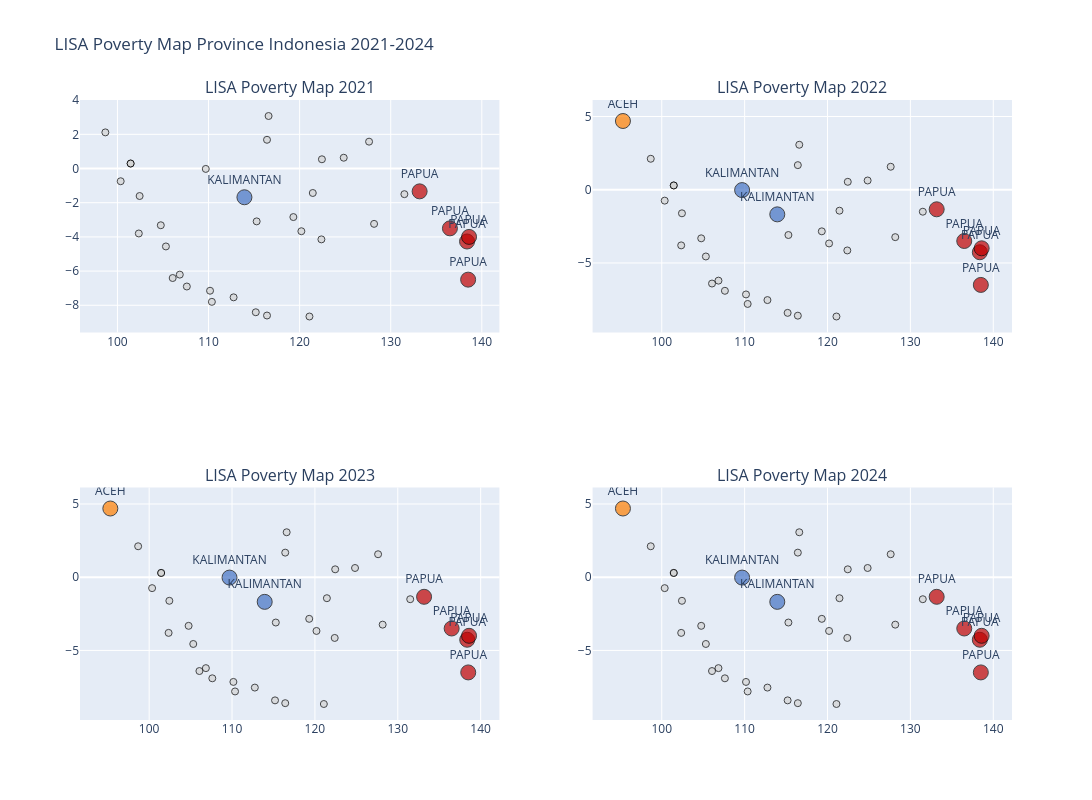

Source (notebook cell):
### Code cell
years = sorted(df_lisa['year'].unique())
fig_lisa = make_subplots(rows=2, cols=2, subplot_titles=[f'LISA Poverty Map {y}' for y in years])

LISA_COLORS = {'HH': '#C00000', 'LL': '#4472C4', 'HL': '#FF7F00', 'LH': '#70AD47', 'NS': '#D3D3D3'}

for idx, year in enumerate(years):
    row_idx = (idx // 2) + 1
    col_idx = (idx % 2) + 1
    sub = df_lisa[df_lisa['year'] == year]

    colors = [LISA_COLORS[q] for q in sub['quadrant']]
    sizes = [15 if sig else 7 for sig in sub['significant']]
    
    fig_lisa.add_trace(go.Scatter(x=sub['lon'], y=sub['lat'], mode='markers+text', text=[p.split()[0] if sig else '' for p, sig in zip(sub['province'], sub['significant'])], textposition='top center', marker=dict(color=colors, size=sizes, line=dict(width=1, color='black')), showlegend=False), row=row_idx, col=col_idx)

fig_lisa.update_layout(height=800, width=1100, title_text='LISA Poverty Map Province Indonesia 2021-2024')
fig_lisa.write_json(OUTPUT_DIR / 'plot_lisa_map.json')
fig_lisa.show()

### Figure 1 — Plotly figure (JSON) as saved in the notebook; plotly's stock layout.template omitted (floating-point values rounded to 4 significant figures)
{"data": [{"marker": {"color": ["#D3D3D3", "#D3D3D3", "#D3D3D3", "#D3D3D3", "#D3D3D3", "#D3D3D3", "#D3D3D3", "#D3D3D3", "#D3D3D3", "#D3D3D3", "#D3D3D3", "#D3D3D3", "#D3D3D3", "#D3D3D3", "#D3D3D3", "#D3D3D3", "#D3D3D3", "#D3D3D3", "#4472C4", "#D3D3D3", "#D3D3D3", "#D3D3D3", "#D3D3D3", "#D3D3D3", "#D3D3D3", "#D3D3D3", "#D3D3D3", "#D3D3D3", "#D3D3D3", "#D3D3D3", "#C00000", "#D3D3D3", "#C00000", "#C00000", "#C00000", "#C00000"], "line": {"color": "black", "width": 1}, "size": [7, 7, 7, 7, 7, 7, 7, 7, 7, 7, 7, 7, 7, 7, 7, 7, 7, 7, 15, 7, 7, 7, 7, 7, 7, 7, 7, 7, 7, 7, 15, 7, 15, 15, 15, 15]}, "mode": "markers+text", "showlegend": false, "text": ["", "", "", "", "", "", "", "", "", "", "", "", "", "", "", "", "", "", "KALIMANTAN", "", "", "", "", "", "", "", "", "", "", "", "PAPUA", "", "PAPUA", "PAPUA", "PAPUA", "PAPUA"], "textposition": "top center", "type": "scatter", "x": [98.67, 100.4, 101.4, 102.4, 104.8, 102.3, 105.3, 101.4, 106.8, 107.6, 110.2, 110.4, 112.8, 106.1, 115.2, 116.4, 121.1, 109.7, 113.9, 115.3, 116.4, 116.6, 124.8, 121.4, 120.2, 122.4, 122.4, 119.3, 128.2, 127.6, 133.2, 131.5, 138.4, 138.5, 136.5, 138.6], "xaxis": "x", "y": [2.115, -0.744, 0.293, -1.609, -3.319, -3.8, -4.558, 0.293, -6.208, -6.902, -7.15, -7.8, -7.536, -6.406, -8.409, -8.6, -8.657, -0.023, -1.681, -3.093, 1.681, 3.073, 0.632, -1.431, -3.668, -4.145, 0.541, -2.84, -3.238, 1.571, -1.336, -1.5, -4.269, -6.5, -3.5, -4.0], "yaxis": "y"}, {"marker": {"color": ["#FF7F00", "#D3D3D3", "#D3D3D3", "#D3D3D3", "#D3D3D3", "#D3D3D3", "#D3D3D3", "#D3D3D3", "#D3D3D3", "#D3D3D3", "#D3D3D3", "#D3D3D3", "#D3D3D3", "#D3D3D3", "#D3D3D3", "#D3D3D3", "#D3D3D3", "#D3D3D3", "#4472C4", "#4472C4", "#D3D3D3", "#D3D3D3", "#D3D3D3", "#D3D3D3", "#D3D3D3", "#D3D3D3", "#D3D3D3", "#D3D3D3", "#D3D3D3", "#D3D3D3", "#D3D3D3", "#C00000", "#D3D3D3", "#C00000", "#C00000", "#C00000", "#C00000"], "line": {"color": "black", "width": 1}, "size": [15, 7, 7, 7, 7, 7, 7, 7, 7, 7, 7, 7, 7, 7, 7, 7, 7, 7, 15, 15, 7, 7, 7, 7, 7, 7, 7, 7, 7, 7, 7, 15, 7, 15, 15, 15, 15]}, "mode": "markers+text", "showlegend": false, "text": ["ACEH", "", "", "", "", "", "", "", "", "", "", "", "", "", "", "", "", "", "KALIMANTAN", "KALIMANTAN", "", "", "", "", "", "", "", "", "", "", "", "PAPUA", "", "PAPUA", "PAPUA", "PAPUA", "PAPUA"], "textposition": "top center", "type": "scatter", "x": [95.32, 98.67, 100.4, 101.4, 102.4, 104.8, 102.3, 105.3, 101.4, 106.8, 107.6, 110.2, 110.4, 112.8, 106.1, 115.2, 116.4, 121.1, 109.7, 113.9, 115.3, 116.4, 116.6, 124.8, 121.4, 120.2, 122.4, 122.4, 119.3, 128.2, 127.6, 133.2, 131.5, 138.4, 138.5, 136.5, 138.6], "xaxis": "x2", "y": [4.695, 2.115, -0.744, 0.293, -1.609, -3.319, -3.8, -4.558, 0.293, -6.208, -6.902, -7.15, -7.8, -7.536, -6.406, -8.409, -8.6, -8.657, -0.023, -1.681, -3.093, 1.681, 3.073, 0.632, -1.431, -3.668, -4.145, 0.541, -2.84, -3.238, 1.571, -1.336, -1.5, -4.269, -6.5, -3.5, -4.0], "yaxis": "y2"}, {"marker": {"color": ["#FF7F00", "#D3D3D3", "#D3D3D3", "#D3D3D3", "#D3D3D3", "#D3D3D3", "#D3D3D3", "#D3D3D3", "#D3D3D3", "#D3D3D3", "#D3D3D3", "#D3D3D3", "#D3D3D3", "#D3D3D3", "#D3D3D3", "#D3D3D3", "#D3D3D3", "#D3D3D3", "#4472C4", "#4472C4", "#D3D3D3", "#D3D3D3", "#D3D3D3", "#D3D3D3", "#D3D3D3", "#D3D3D3", "#D3D3D3", "#D3D3D3", "#D3D3D3", "#D3D3D3", "#D3D3D3", "#C00000", "#D3D3D3", "#C00000", "#C00000", "#C00000", "#C00000"], "line": {"color": "black", "width": 1}, "size": [15, 7, 7, 7, 7, 7, 7, 7, 7, 7, 7, 7, 7, 7, 7, 7, 7, 7, 15, 15, 7, 7, 7, 7, 7, 7, 7, 7, 7, 7, 7, 15, 7, 15, 15, 15, 15]}, "mode": "markers+text", "showlegend": false, "text": ["ACEH", "", "", "", "", "", "", "", "", "", "", "", "", "", "", "", "", "", "KALIMANTAN", "KALIMANTAN", "", "", "", "", "", "", "", "", "", "", "", "PAPUA", "", "PAPUA", "PAPUA", "PAPUA", "PAPUA"], "textposition": "top center", "type": "scatter", "x": [95.32, 98.67, 100.4, 101.4, 102.4, 104.8, 102.3, 105.3, 101.4, 106.8, 107.6, 110.2, 110.4, 112.8, 106.1, 115.2, 116.4, 121.1, 109.7, 113.9, 115.3, 116.4, 116.6, 124.8, 121.4, 120.2, 122.4, 122.4, 119.3, 128.2, 127.6, 133.2, 131.5, 138.4, 138.5, 136.5, 138.6], "xaxis": "x3", "y": [4.695, 2.115, -0.744, 0.293, -1.609, -3.319, -3.8, -4.558, 0.293, -6.208, -6.902, -7.15, -7.8, -7.536, -6.406, -8.409, -8.6, -8.657, -0.023, -1.681, -3.093, 1.681, 3.073, 0.632, -1.431, -3.668, -4.145, 0.541, -2.84, -3.238, 1.571, -1.336, -1.5, -4.269, -6.5, -3.5, -4.0], "yaxis": "y3"}, {"marker": {"color": ["#FF7F00", "#D3D3D3", "#D3D3D3", "#D3D3D3", "#D3D3D3", "#D3D3D3", "#D3D3D3", "#D3D3D3", "#D3D3D3", "#D3D3D3", "#D3D3D3", "#D3D3D3", "#D3D3D3", "#D3D3D3", "#D3D3D3", "#D3D3D3", "#D3D3D3", "#D3D3D3", "#4472C4", "#4472C4", "#D3D3D3", "#D3D3D3", "#D3D3D3", "#D3D3D3", "#D3D3D3", "#D3D3D3", "#D3D3D3", "#D3D3D3", "#D3D3D3", "#D3D3D3", "#D3D3D3", "#C00000", "#D3D3D3", "#C00000", "#C00000", "#C00000", "#C00000"], "line": {"color": "black", "width": 1}, "size": [15, 7, 7, 7, 7, 7, 7, 7, 7, 7, 7, 7, 7, 7, 7, 7, 7, 7, 15, 15, 7, 7, 7, 7, 7, 7, 7, 7, 7, 7, 7, 15, 7, 15, 15, 15, 15]}, "mode": "markers+text", "showlegend": false, "text": ["ACEH", "", "", "", "", "", "", "", "", "", "", "", "", "", "", "", "", "", "KALIMANTAN", "KALIMANTAN", "", "", "", "", "", "", "", "", "", "", "", "PAPUA", "", "PAPUA", "PAPUA", "PAPUA", "PAPUA"], "textposition": "top center", "type": "scatter", "x": [95.32, 98.67, 100.4, 101.4, 102.4, 104.8, 102.3, 105.3, 101.4, 106.8, 107.6, 110.2, 110.4, 112.8, 106.1, 115.2, 116.4, 121.1, 109.7, 113.9, 115.3, 116.4, 116.6, 124.8, 121.4, 120.2, 122.4, 122.4, 119.3, 128.2, 127.6, 133.2, 131.5, 138.4, 138.5, 136.5, 138.6], "xaxis": "x4", "y": [4.695, 2.115, -0.744, 0.293, -1.609, -3.319, -3.8, -4.558, 0.293, -6.208, -6.902, -7.15, -7.8, -7.536, -6.406, -8.409, -8.6, -8.657, -0.023, -1.681, -3.093, 1.681, 3.073, 0.632, -1.431, -3.668, -4.145, 0.541, -2.84, -3.238, 1.571, -1.336, -1.5, -4.269, -6.5, -3.5, -4.0], "yaxis": "y4"}], "layout": {"annotations": [{"font": {"size": 16}, "showarrow": false, "text": "LISA Poverty Map 2021", "x": 0.225, "xanchor": "center", "xref": "paper", "y": 1, "yanchor": "bottom", "yref": "paper"}, {"font": {"size": 16}, "showarrow": false, "text": "LISA Poverty Map 2022", "x": 0.775, "xanchor": "center", "xref": "paper", "y": 1, "yanchor": "bottom", "yref": "paper"}, {"font": {"size": 16}, "showarrow": false, "text": "LISA Poverty Map 2023", "x": 0.225, "xanchor": "center", "xref": "paper", "y": 0.375, "yanchor": "bottom", "yref": "paper"}, {"font": {"size": 16}, "showarrow": false, "text": "LISA Poverty Map 2024", "x": 0.775, "xanchor": "center", "xref": "paper", "y": 0.375, "yanchor": "bottom", "yref": "paper"}], "height": 800, "title": {"text": "LISA Poverty Map Province Indonesia 2021-2024"}, "width": 1100, "xaxis": {"anchor": "y", "domain": [0, 0.45]}, "xaxis2": {"anchor": "y2", "domain": [0.55, 1]}, "xaxis3": {"anchor": "y3", "domain": [0, 0.45]}, "xaxis4": {"anchor": "y4", "domain": [0.55, 1]}, "yaxis": {"anchor": "x", "domain": [0.625, 1]}, "yaxis2": {"anchor": "x2", "domain": [0.625, 1]}, "yaxis3": {"anchor": "x3", "domain": [0, 0.375]}, "yaxis4": {"anchor": "x4", "domain": [0, 0.375]}}}
